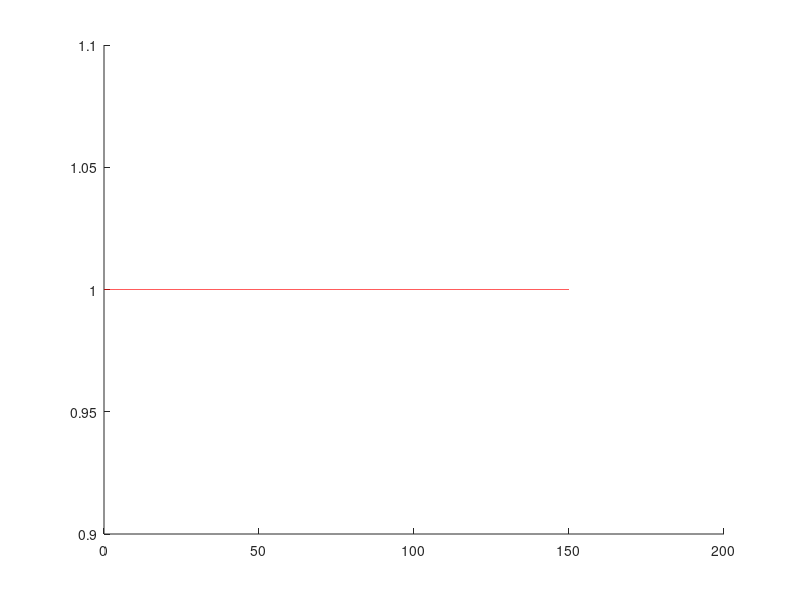

This figure's MATLAB source: (Note: this script raises an error after producing the figure.)
clear;
Ts = 0.01;
t = 0:Ts:150;
Ref = ones(size(t));
% Ref = 2 + sin(2*pi*0.2*t)

%Thiet ke ham truyen
num = [1];
den = [1 0.2 0.8];
Gs = tf(num, den);       %Ham truyen tren mien s


hold on;
plot(t, Ref, 'r');
%Bien doi tu lien tuc sang mien roi rac
[numd, dend] = c2dm(num, den, Ts, 'tustin');

y = 0;  u = 0;
yqk1 = 0; yqk2 = 0;
uqk1 = 0;	uqk2 = 0;
eqk = 0;	esum = 0;
% Kp = 2.5;	Ki = 1.5; Kd = 3;
% y(1) = 0;
% e11 = 0.1;  e21 = -0.1;
% e12 = 0.2;  e22 = -0.5;
Y = []; U =[];
n = 0.0001;
w1 = 0.01; w2 = 0.01; w3 = 0.01;
w11 = 0.01; w12 = 0.01; w13 = 0.01;
w21 = 0.01; w22 = 0.01; w23 = 0.01;
w31 = 0.01; w32 = 0.01; w33 = 0.01;
Kp= 1; Ki = 0.15; Kd = 0.05;
for i=1:length(t)
   
    e = Ref(i) - y;
    edot = (e - eqk)/Ts;
    esum = esum  + e*Ts;
%     u = Kp*e + Ki*esum + Kd*edot;

    net1 = w11*e + w21*edot + w31*esum;
    net2 = w12*e + w22*edot + w32*esum;
    net3 = w13*e + w23*edot + w33*esum;
	u = w1*net1 + w2*net2+ w3*net3 + Kp*e +  Ki*esum + Kd*edot;
    
    y = (u*numd(1,1) + uqk1*numd(1,2) + uqk2*numd(1,3) ...
        - yqk1*dend(1,2) - yqk2*dend(1,3))/dend(1,1);
    
    yqk2 = yqk1;	yqk1 = y;
	uqk2 = uqk1;	uqk1 = u;
	eqk = e;
    Y = [Y y];
    U = [U u];

    w1 = w1 - n*(-e)*net1;
    w2 = w2 - n*(-e)*net2;
    w3 = w3 - n*(-e)*net3;
    w11 = w11 - n*(-e)*w1*e;
    w12 = w12 - n*(-e)*w2*e;
    w13 = w13 - n*(-e)*w3*e;
    w21 = w21 - n*(-e)*w1*edot;
    w22 = w22 - n*(-e)*w2*edot;
    w23 = w23 - n*(-e)*w3*edot;
    w31 = w31 - n*(-e)*w1*esum;
    w32 = w32 - n*(-e)*w2*esum;
    w33 = w33 - n*(-e)*w3*esum;
end
plot(t,Y,'k','Linewidth',2);
hold on;
plot(t,Ref,'--b')
